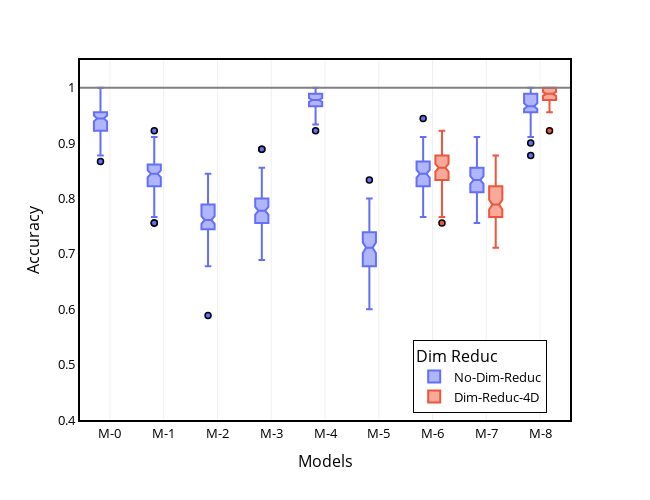

Source (notebook cell):
### Code cell
fig = px.box(data, x="feat_name_map", y="accuracy", color="Dim Reduc", notched=True)

# Update figure layout
fig.update_layout(paper_bgcolor='white')
fig.update_layout(plot_bgcolor='white')
fig.update_yaxes(color='black')
fig.update_layout(
    yaxis = dict(
        title = "Accuracy",
        zeroline=True,
        showline = True,
        linecolor = 'black',
        mirror=True,
        linewidth = 2
    ),
    xaxis = dict(
        title = "Models",
        mirror=True,
        zeroline=True,
        showline = True,
        linecolor = 'black',
        linewidth = 2,
    ),
    width=650,
    height=500,
    font=dict(
    size=13,
    color="black")
        
)
fig.update_layout(showlegend=True)
fig.update_layout(legend=dict(
    yanchor="bottom",
    y=0.02,
    xanchor="left",
    x=0.68,
    bordercolor="Black",
    borderwidth=1
))

fig.update_xaxes(visible=True, showticklabels=True)
fig.update_layout(yaxis_range=[0.4,1.05])

fig.update_xaxes(showgrid=True, gridwidth=0.5, gridcolor='#e3e1e1')
fig.update_yaxes(showgrid=False, gridwidth=0.5, gridcolor='grey')
fig.update_traces(marker_line_color='black', marker_line_width=1.5, opacity=1.0)

fig.add_hline(y=1.0, line_color="grey")

fig.show()

### Figure 1 — Plotly figure (JSON) as saved in the notebook; plotly's stock layout.template omitted (floating-point values rounded to 4 significant figures; data arrays with more than 128 entries replaced by an {"elided": "..."} marker saying what was removed)
{"data": [{"alignmentgroup": "True", "hovertemplate": "Dim Reduc=No-Dim-Reduc<br>feat_name_map=%{x}<br>accuracy=%{y}<extra></extra>", "legendgroup": "No-Dim-Reduc", "marker": {"color": "#636efa", "line": {"color": "black", "width": 1.5}}, "name": "No-Dim-Reduc", "notched": true, "offsetgroup": "No-Dim-Reduc", "opacity": 1, "orientation": "v", "showlegend": true, "type": "box", "x": {"elided": "900 str values"}, "x0": " ", "xaxis": "x", "y": {"elided": "900 float values"}, "y0": " ", "yaxis": "y"}, {"alignmentgroup": "True", "hovertemplate": "Dim Reduc=Dim-Reduc-4D<br>feat_name_map=%{x}<br>accuracy=%{y}<extra></extra>", "legendgroup": "Dim-Reduc-4D", "marker": {"color": "#EF553B", "line": {"color": "black", "width": 1.5}}, "name": "Dim-Reduc-4D", "notched": true, "offsetgroup": "Dim-Reduc-4D", "opacity": 1, "orientation": "v", "showlegend": true, "type": "box", "x": {"elided": "300 str values"}, "x0": " ", "xaxis": "x", "y": {"elided": "300 float values"}, "y0": " ", "yaxis": "y"}], "layout": {"boxmode": "group", "font": {"color": "black", "size": 13}, "height": 500, "legend": {"bordercolor": "Black", "borderwidth": 1, "title": {"text": "Dim Reduc"}, "tracegroupgap": 0, "x": 0.68, "xanchor": "left", "y": 0.02, "yanchor": "bottom"}, "margin": {"t": 60}, "paper_bgcolor": "white", "plot_bgcolor": "white", "shapes": [{"line": {"color": "grey"}, "type": "line", "x0": 0, "x1": 1, "xref": "x domain", "y0": 1, "y1": 1, "yref": "y"}], "showlegend": true, "width": 650, "xaxis": {"anchor": "y", "autorange": true, "domain": [0, 1], "gridcolor": "#e3e1e1", "gridwidth": 0.5, "linecolor": "black", "linewidth": 2, "mirror": true, "range": [-0.5558, 8.556], "showgrid": true, "showline": true, "showticklabels": true, "title": {"text": "Models"}, "type": "category", "visible": true, "zeroline": true}, "yaxis": {"anchor": "x", "color": "black", "domain": [0, 1], "gridcolor": "grey", "gridwidth": 0.5, "linecolor": "black", "linewidth": 2, "mirror": true, "range": [0.4, 1.05], "showgrid": false, "showline": true, "title": {"text": "Accuracy"}, "type": "linear", "zeroline": true}}}
